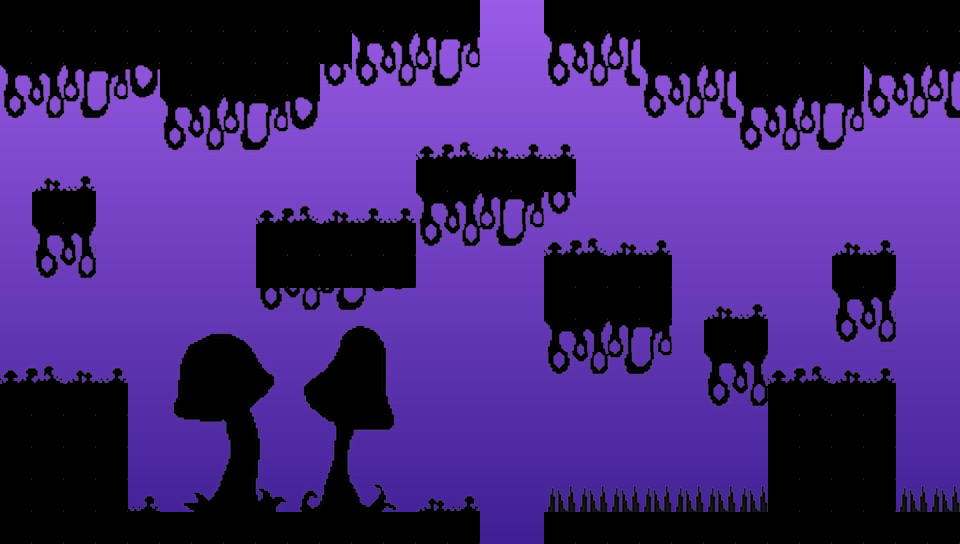

A 2D game scene composited from a Tiled map and its tileset images. What follows is a short description and the map's XML, with each tile layer's data collapsed to a summary:
An orthogonal 30x17 tile map with 32x32 px tiles, 1 tile layer (GroundTilesLayer), 9 tilesets, 1 image layer and 21 objects.

<map version="1.5" tiledversion="1.6.0" orientation="orthogonal" renderorder="right-down" width="30" height="17" tilewidth="32" tileheight="32" infinite="0" nextlayerid="11" nextobjectid="114">
 <tileset firstgid="1" name="Ground" tilewidth="32" tileheight="32" tilecount="7" columns="7">
  <image source="ground-tile-set.png" trans="ff00ff" width="224" height="32" />
 </tileset>
 <tileset firstgid="8" name="Tree1" tilewidth="32" tileheight="32" tilecount="12" columns="2">
  <image source="t1-tile-set.png" trans="ff00ff" width="64" height="192" />
 </tileset>
 <tileset firstgid="20" name="Tree2" tilewidth="32" tileheight="32" tilecount="12" columns="2">
  <image source="t2-tile-set.png" trans="ff00ff" width="64" height="192" />
 </tileset>
 <tileset firstgid="32" name="Lumps1" tilewidth="32" tileheight="32" tilecount="17" columns="17">
  <image source="lp1-tile-set.png" trans="ff00ff" width="544" height="32" />
 </tileset>
 <tileset firstgid="49" name="Lumps2" tilewidth="32" tileheight="32" tilecount="17" columns="17">
  <image source="lp2-tile-set.png" trans="ff00ff" width="544" height="32" />
 </tileset>
 <tileset firstgid="66" name="Lumps3" tilewidth="32" tileheight="32" tilecount="17" columns="17">
  <image source="lp3-tile-set.png" trans="ff00ff" width="544" height="32" />
 </tileset>
 <tileset firstgid="83" name="Fungus1" tilewidth="32" tileheight="32" tilecount="24" columns="4">
  <image source="fungus1.png" trans="ff00ff" width="128" height="192" />
 </tileset>
 <tileset firstgid="107" name="Fungus2" tilewidth="32" tileheight="32" tilecount="24" columns="4">
  <image source="fungus2.png" trans="ff00ff" width="128" height="192" />
 </tileset>
 <tileset firstgid="131" name="Shrooms" tilewidth="32" tileheight="32" tilecount="5" columns="5">
  <image source="shrooms-tile-set.png" trans="ff00ff" width="160" height="32" />
 </tileset>
 <imagelayer id="2" name="BackgroundImageLayer" locked="1">
  <image source="bg2.png" width="960" height="544" />
 </imagelayer>
 <layer id="1" name="GroundTilesLayer" width="30" height="17" locked="1">
  <data>[510 cells, 324 non-empty, 64 distinct tile ids]</data>
 </layer>
 <objectgroup id="7" name="GroundObjectsLayer" locked="1">
  <object id="91" x="0" y="0" width="480" height="32" />
  <object id="94" x="0" y="32" width="352" height="32" />
  <object id="95" x="160" y="64" width="160" height="32" />
  <object id="96" x="32" y="192" width="64" height="32" />
  <object id="97" x="256" y="224" width="160" height="64" />
  <object id="98" x="416" y="160" width="160" height="32" />
  <object id="99" x="544" y="0" width="416" height="32" />
  <object id="100" x="640" y="32" width="320" height="32" />
  <object id="101" x="736" y="64" width="128" height="32" />
  <object id="102" x="544" y="256" width="128" height="64" />
  <object id="103" x="704" y="320" width="64" height="32" />
  <object id="104" x="832" y="256" width="64" height="32" />
  <object id="105" x="768" y="384" width="128" height="128" />
  <object id="106" x="544" y="512" width="416" height="32" />
  <object id="107" x="0" y="384" width="128" height="128" />
  <object id="108" x="0" y="512" width="480" height="32" />
 </objectgroup>
 <objectgroup id="8" name="SpikesObjectsLayer" locked="1">
  <object id="109" x="561.687" y="480" width="206.313" height="32" />
  <object id="110" x="896" y="480" width="64" height="32" />
 </objectgroup>
 <objectgroup id="9" name="CrumbleObjectsLayer" locked="1" />
 <objectgroup id="10" name="ChangeEnemyDirectionObjectsLayer" locked="1">
  <object id="111" x="553.512" y="98.0419" width="12.3517" height="62.5307" />
  <object id="112" x="22.3875" y="311.109" width="12.3517" height="71.7945" />
  <object id="113" x="128.527" y="495.24" width="8.25401" height="15.3289" />
 </objectgroup>
</map>
